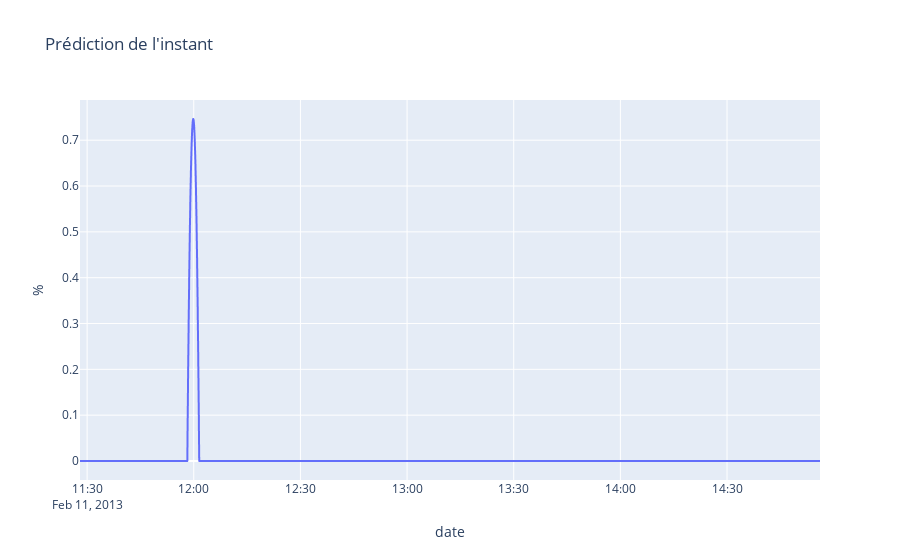

Source (notebook cell):
### Markdown cell above
## Prédictions

La fonction `belief(df)` renvoit l'estimateur de position pour le DataFrame courant ou un DataFrame externe. Si le DataFrame est issu de la position courante alors la détection sera calculée et le dictionnaire `computed` mis à jour.

### Code cell
import plotly.express as px

ST = op.Opset('data/out/AFL1EB_CT.h5')
df = ST[3]
p = S.belief(df)
mx = np.argmax(p)
print("Maximum for point", mx, "at", df.index[mx])
px.line(x=df.index,y=p*100,
        height=30,
        title="Prédiction de l'instant",
        labels={'x':'date', 'y':'%'})

### Figure 1 — Plotly figure (JSON) as saved in the notebook; plotly's stock layout.template omitted (floating-point values rounded to 4 significant figures; data arrays with more than 128 entries replaced by an {"elided": "..."} marker saying what was removed)
{"data": [{"hoverlabel": {"namelength": 0}, "hovertemplate": "date=%{x}<br>%=%{y}", "legendgroup": "", "line": {"color": "#636efa", "dash": "solid"}, "mode": "lines", "name": "", "showlegend": false, "type": "scattergl", "x": {"elided": "12490 str values"}, "xaxis": "x", "y": {"elided": "12490 float values"}, "yaxis": "y"}], "layout": {"autosize": true, "legend": {"tracegroupgap": 0}, "title": {"text": "Prédiction de l'instant"}, "xaxis": {"anchor": "y", "autorange": true, "domain": [0, 1], "range": ["2013-02-11 11:28", "2013-02-11 14:56:09"], "title": {"text": "date"}, "type": "date"}, "yaxis": {"anchor": "x", "autorange": true, "domain": [0, 1], "range": [-0.04146, 0.7877], "title": {"text": "%"}, "type": "linear"}}}
